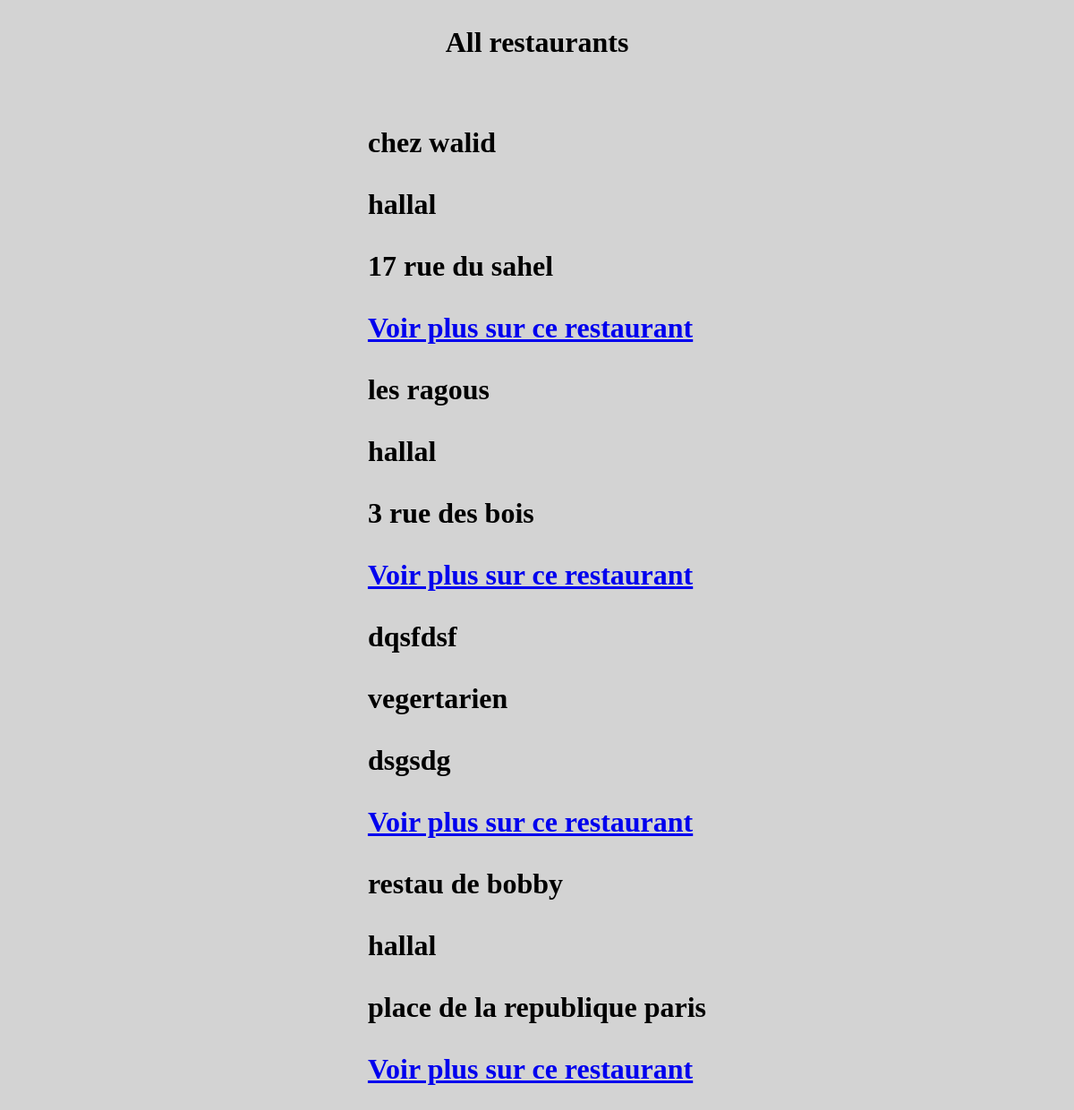
Screenshot of /all with the database file from the repository.
### food_app/models.py (models this page shows, shortened)
class Restaurant(models.Model):
    name=models.CharField(max_length=150,)
    adress=models.CharField(max_length=150,)
    price=models.FloatField(null=True, blank=True,default=0)
    creator=models.ForeignKey(User,on_delete=models.SET_NULL,null=True)
    inclusive_type=models.ForeignKey(Inclusive_type,on_delete=models.SET_NULL,null=True)
    food_type=models.ForeignKey(Food_type,on_delete=models.SET_NULL,null=True)
    image = models.ImageField(upload_to='restaurant_pict',blank=True,null=True)
    likes = models.ManyToManyField(User,related_name="restaurant_post",blank=True,default="")

class Inclusive_type(models.Model):
    name=models.CharField(max_length=150,)
    def __str__(self):
        return self.name

### food_app/views.py (the view)
# urls.py: path('all',allRestaurants,name="all_restaurants"),
def allRestaurants(request):
    allRestaurants = Restaurant.objects.all()
    context={
        "allRestaurants":allRestaurants
    }
    return render(request,'food_app/allRestaurants.html',context)

### food_app/templates/food_app/allRestaurants.html (shortened to what this page needs)
{% extends "main.html" %}
{% load static %}
{%block content%}
<h1>All restaurants<h1>
{% for restaurant in allRestaurants %}
<p>{{restaurant.name}}</p>
<p>{{restaurant.inclusive_type}}</p>
<p>{{restaurant.adress}}</p>
<a href="{% url 'food_app:one_restaurant' restaurant.id %}">Voir plus sur ce restaurant</a>
{% endfor %}
{%endblock%}

### project_test/static/project_test/main.css (style rules this page uses)
body { background-color:lightgray; display:flex; flex-direction: column; align-items: center; }

### rows the page displays
Restaurant: name "chez walid", inclusive_type "hallal", adress "17 rue du sahel"
Restaurant: name "les ragous", inclusive_type "hallal", adress "3 rue des bois"
Restaurant: name "dqsfdsf", inclusive_type "vegertarien", adress "dsgsdg"
Restaurant: name "restau de bobby", inclusive_type "hallal", adress "place de la republique paris"
